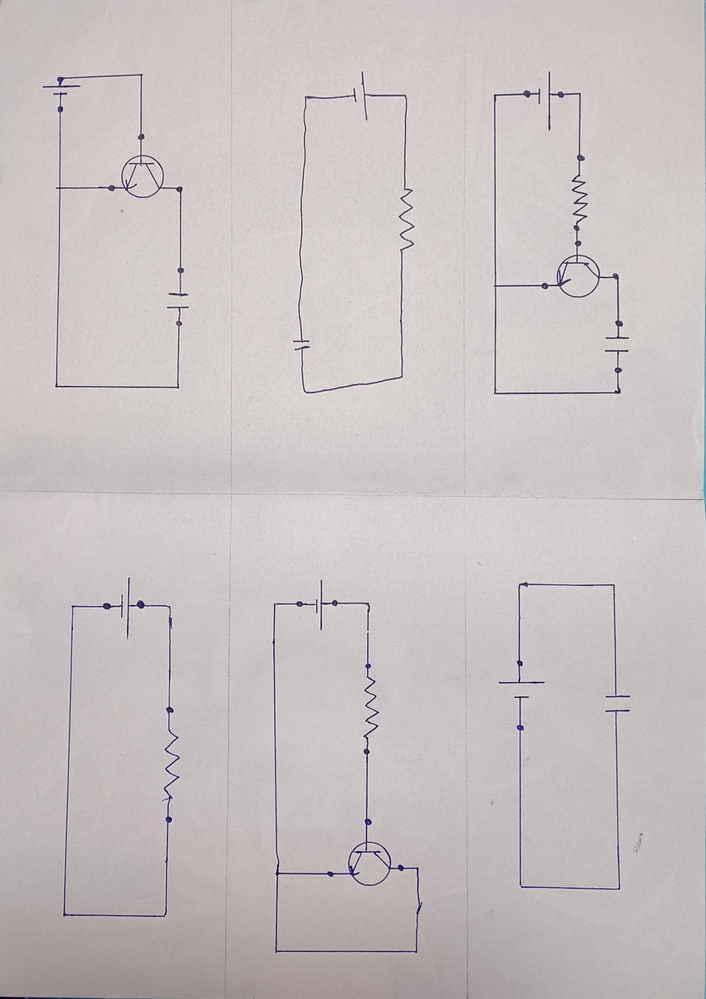
#> input picture data/images/New folder/circuit_ (1).jpg, 706 x 999 px, shrunk from 2152 x 3044 before the run
$ python -i preprocess.py   (imports and definitions only)
#> lines starting #> are read from the running program, lines starting #| are printed output that depends on the picture; after the words box and inside, x2 and y2 are one past the last pixel; in counts of white or black regions, pixels touching at a corner belong together
import cv2
import numpy as np
from skimage.morphology import skeletonize
import os

def extract_skeleton(image_path, save_dir="data/skeleton"):
    # 1. Read and validate image
#> called with save_dir = 'data/skeleton'
    img = cv2.imread(image_path)
#> img is the input picture: shape (999, 706, 3); mean B, G, R 192.9, 193.1, 199.8
    if img is None:
        raise ValueError(f"❌ Image not found at {image_path}")

    # 2. Isolate Blue Ink (HSV masking is robust for pen sketches)
    hsv = cv2.cvtColor(img, cv2.COLOR_BGR2HSV)
#> hsv: shape (999, 706, 3); mean H, S, V 36.4, 10.7, 200.1
    lower_blue = np.array([90, 50, 50])
    upper_blue = np.array([150, 255, 255])
    mask = cv2.inRange(hsv, lower_blue, upper_blue)
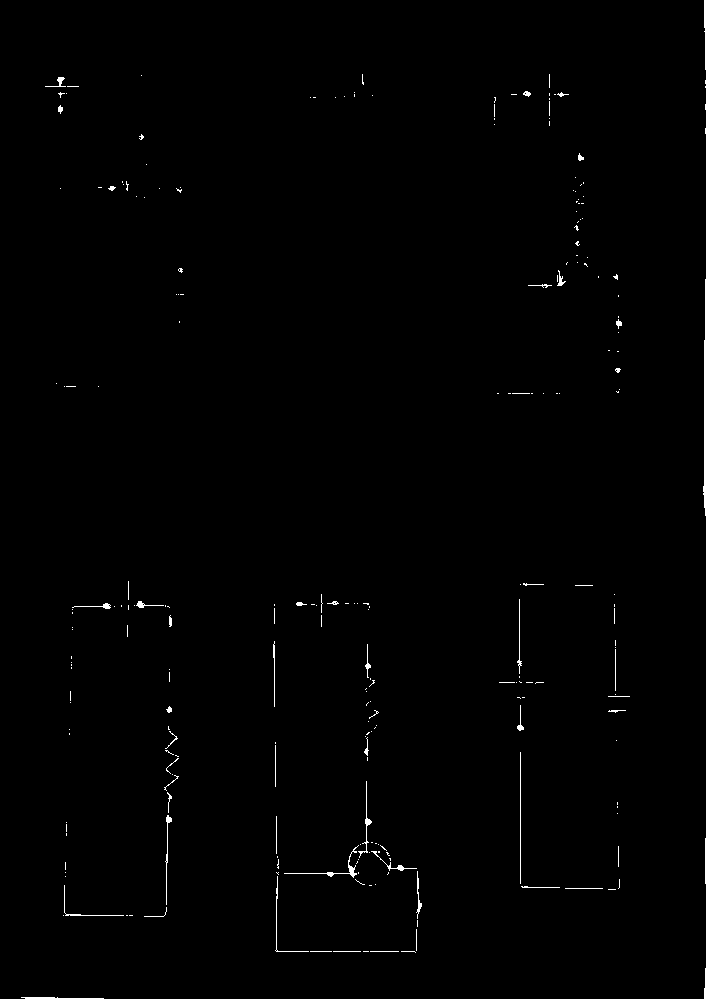
#> mask: shape (999, 706); 0.56% white in thin lines or dots

    # 3. Morphological Cleanup (Connect small gaps in ink)
    kernel = np.ones((3,3), np.uint8)
    mask = cv2.dilate(mask, kernel, iterations=1)
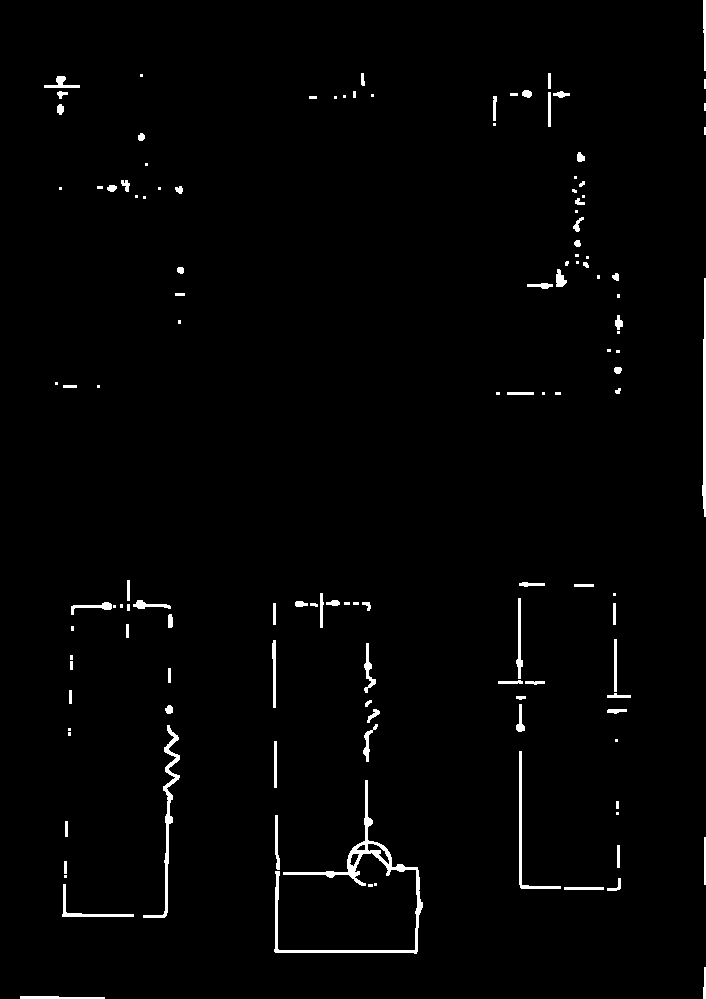
#> mask: shape (999, 706); 1.6% white; 128 white regions (46 under 20 px), largest, box (x1, y1, x2, y2) and area: (274, 780, 423, 954) 2236, (143, 725, 180, 918) 900, (702, 278, 706, 517) 659
    mask = cv2.erode(mask, kernel, iterations=1)
#> mask: shape (999, 706); 0.59% white in thin lines or dots

    # 4. Skeletonize (True 1-pixel wide line using verified logic)
    skeleton = skeletonize(mask > 0)
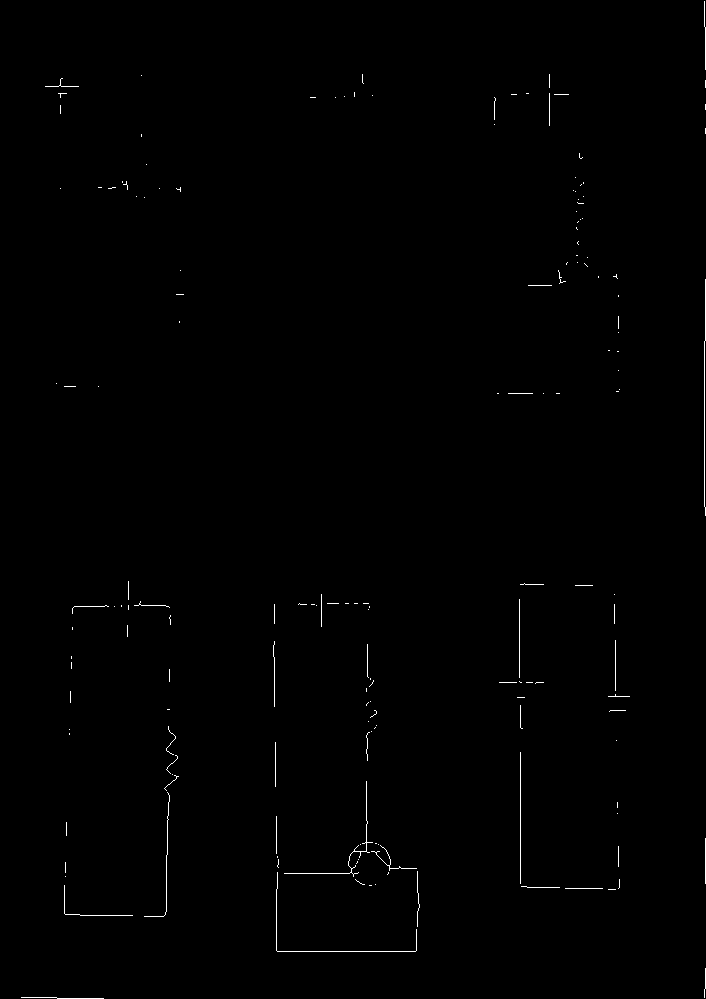
#> skeleton: shape (999, 706) bool; 0.42% white in thin lines or dots
    skeleton = (skeleton * 255).astype(np.uint8)
#> skeleton: shape (999, 706); 0.42% white in thin lines or dots

    # 5. Save results
    os.makedirs(save_dir, exist_ok=True)
    cv2.imwrite(os.path.join(save_dir, "skeleton.png"), skeleton)

    return skeleton

>>> result = extract_skeleton('../data/images/New folder/circuit_ (1).jpg')

$ run again, on data/images/New folder/circuit_ (11).jpg
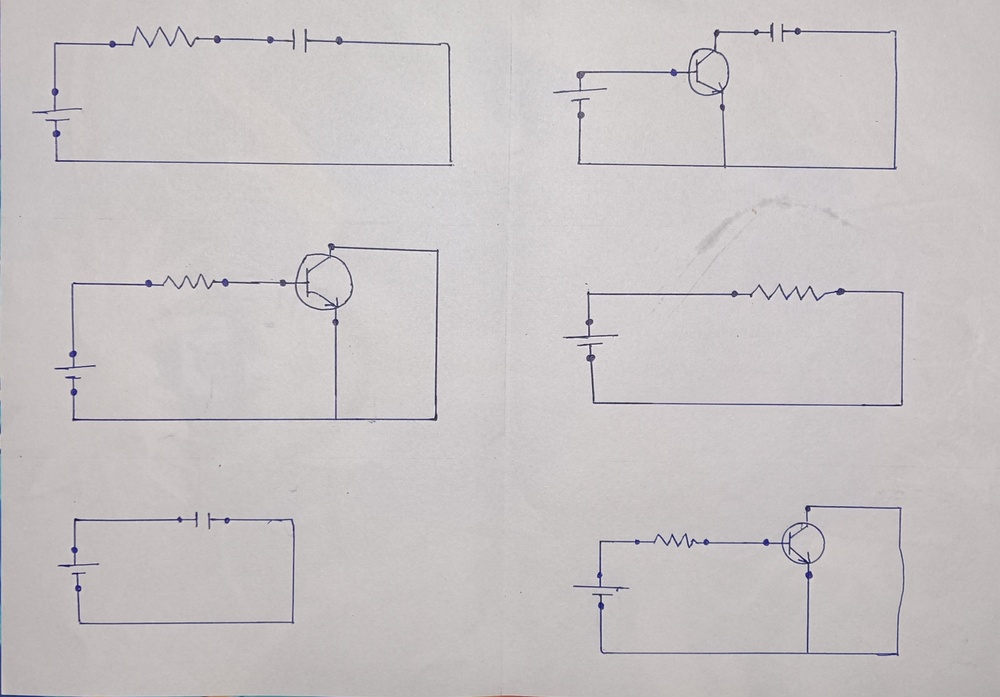
#> input picture data/images/New folder/circuit_ (11).jpg, 1000 x 697 px, shrunk from 2988 x 2084 before the run
#> in extract_skeleton, img is the input picture: shape (697, 1000, 3); mean B, G, R 196.3, 195.5, 200.1
#> hsv: shape (697, 1000, 3); mean H, S, V 69.5, 7.4, 200.6
#> in extract_skeleton, `mask = cv2.inRange(hsv, lower_blue, upper_blue)`:
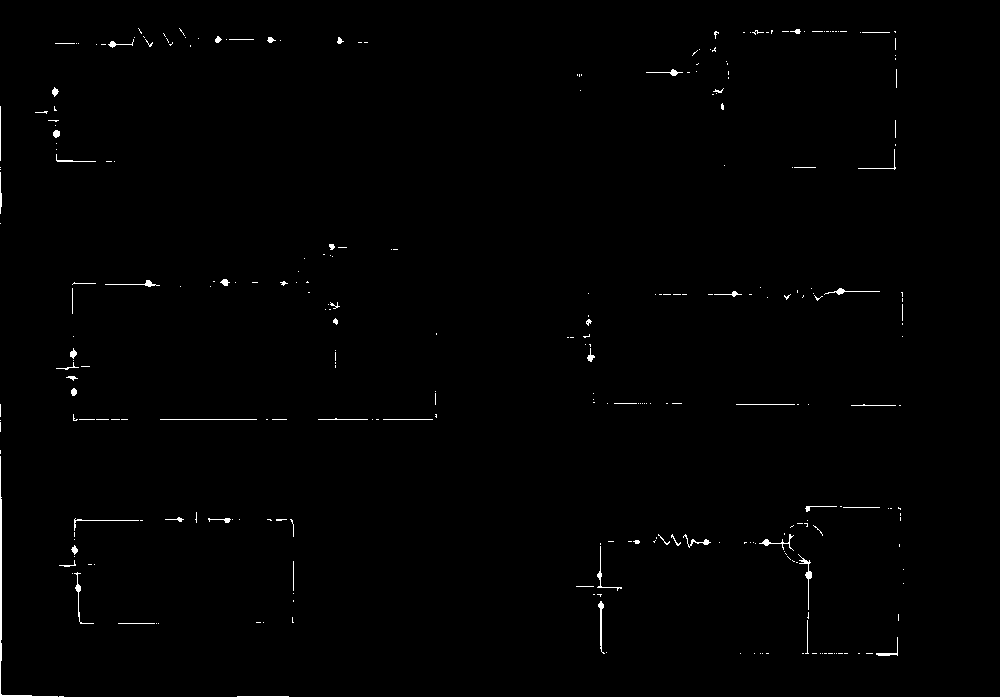
#> mask: shape (697, 1000); 0.62% white in thin lines or dots, all inside (x1, y1, x2, y2) = (0, 28, 904, 697)
#> in extract_skeleton, `skeleton = skeletonize(mask > 0)`:
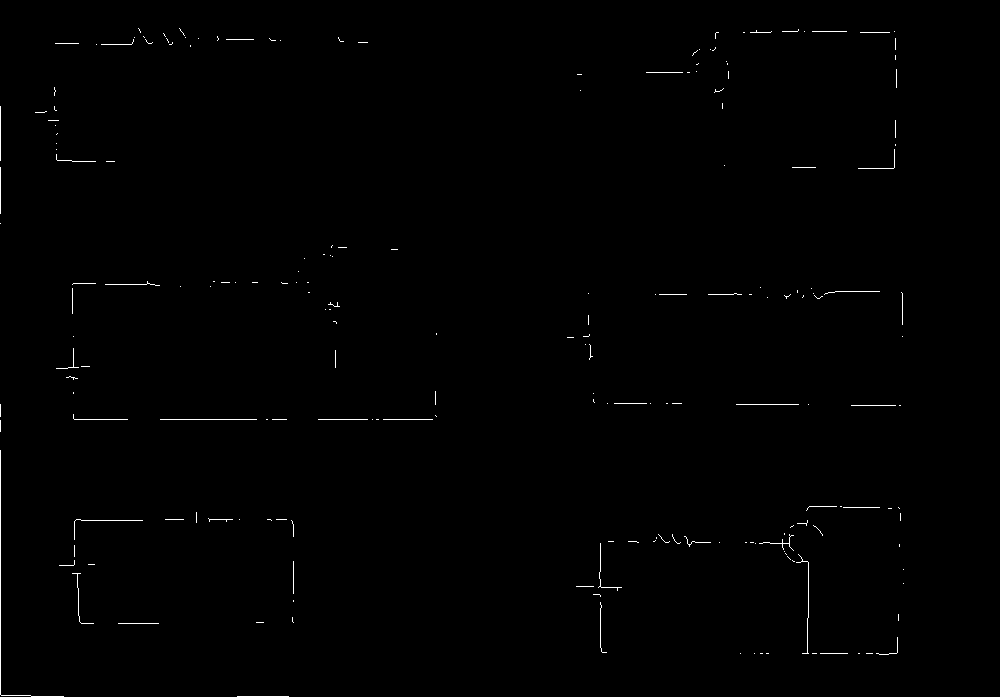
#> skeleton: shape (697, 1000) bool; 0.44% white in thin lines or dots, all inside (x1, y1, x2, y2) = (0, 28, 904, 697)

$ run again, on data/images/New folder/circuit_ (12).jpg
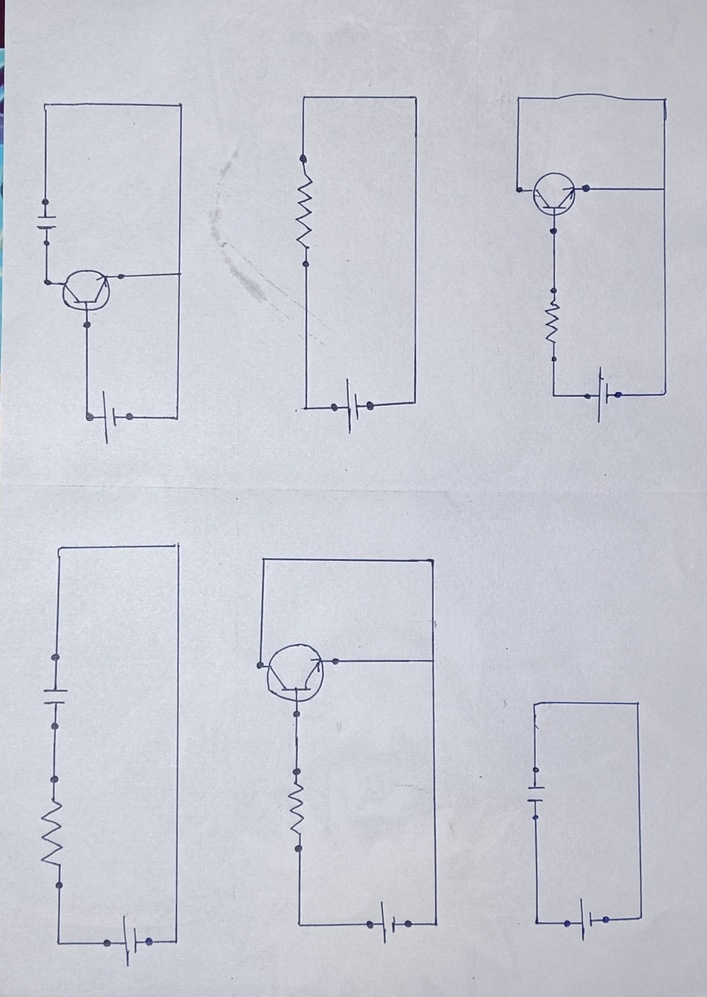
#> input picture data/images/New folder/circuit_ (12).jpg, 707 x 997 px, shrunk from 1552 x 2188 before the run
#> in extract_skeleton, img is the input picture: shape (997, 707, 3); mean B, G, R 212.8, 203.5, 201.6
#> hsv: shape (997, 707, 3); mean H, S, V 115.6, 13.9, 212.8
#> in extract_skeleton, `mask = cv2.inRange(hsv, lower_blue, upper_blue)`:
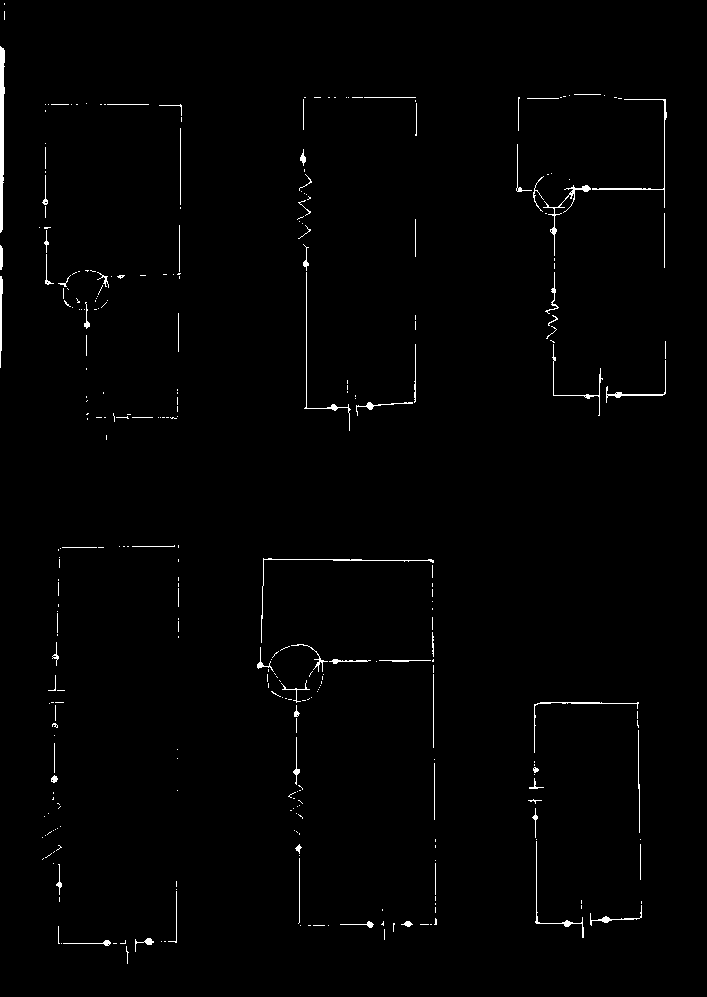
#> mask: shape (997, 707); 1% white in thin lines or dots
#> in extract_skeleton, `skeleton = skeletonize(mask > 0)`:
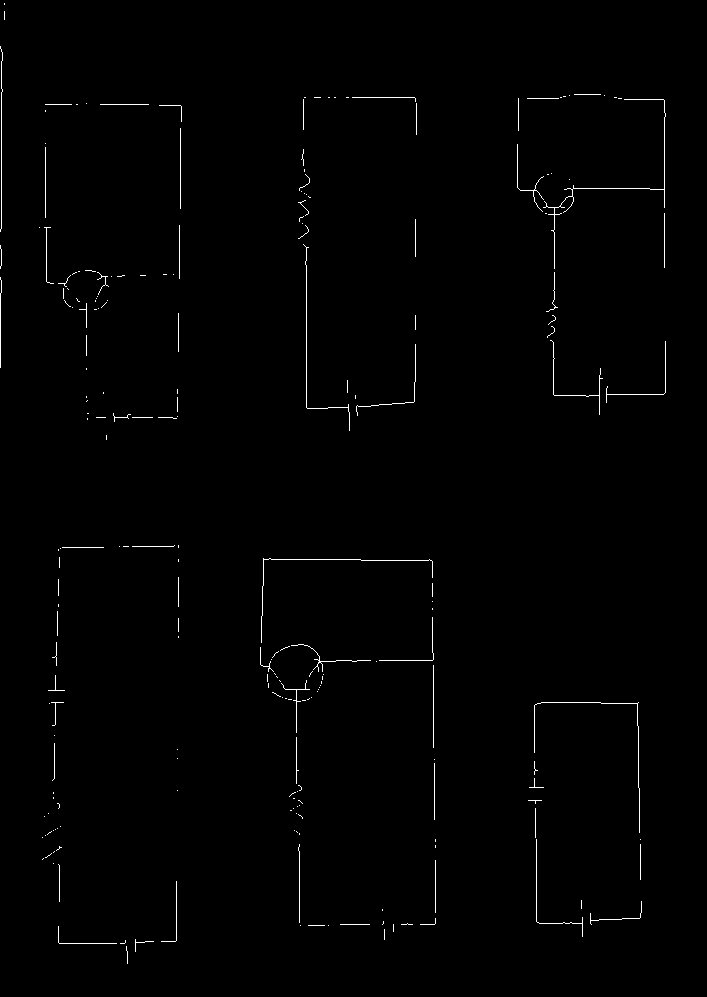
#> skeleton: shape (997, 707) bool; 0.74% white in thin lines or dots
